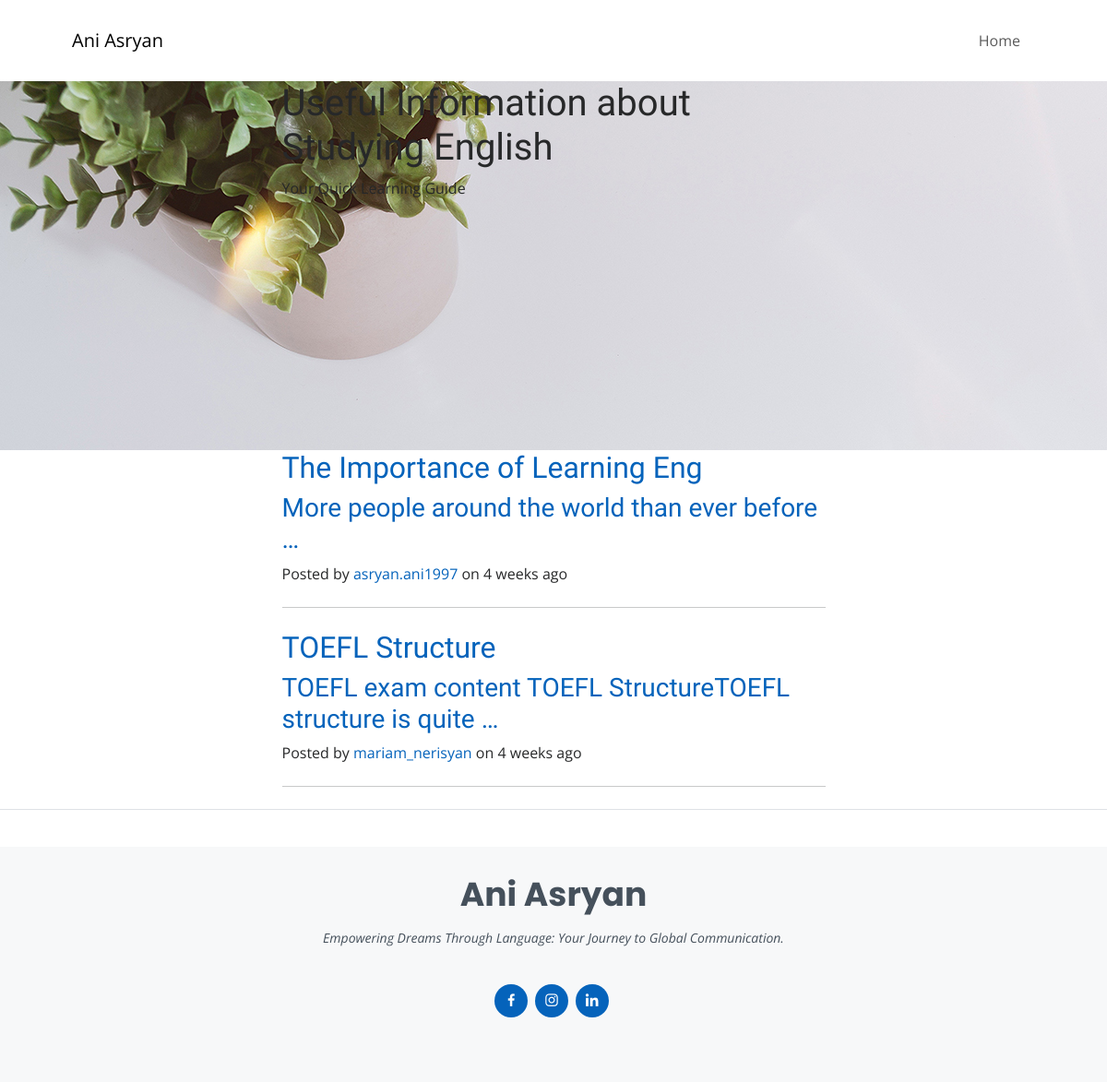
Screenshot of /blog/ with the database file from the repository.
### blog/models.py (models this page shows, shortened)
class Blog(models.Model):
    header = models.TextField(max_length=30)
    posted =models.DateTimeField()
    content = models.TextField()
    user= models.ForeignKey(User, on_delete=models.CASCADE)

### blog/views.py (the view)
# urls.py: path('blog/', blog, name="blog")
def blog(request):
    blogs = Blog.objects.all()
    return render(request, "blog.html", context= {"blogs":blogs})

### blog/templates/blog.html (shortened to what this page needs)
{% extends "base.html" %}
{% load static %}
{% load humanize %}
{% block bodycontent %}
  <header id="header" class="d-flex flex-column justify-content-center">
  </header>
<html lang="en">
    <head>
        <link href="css/styles.css" rel="stylesheet" />
    </head>
    <body>
        <nav class="navbar navbar-expand-lg navbar-light" id="mainNav">
            <div class="container px-4 px-lg-5">
                <a class="navbar-brand" href="{%url 'home' %}">Ani Asryan</a>
                <div class="collapse navbar-collapse" id="navbarResponsive">
                    <ul class="navbar-nav ms-auto py-4 py-lg-0">
                        <li class="nav-item"><a class="nav-link px-lg-3 py-3 py-lg-4" href="{%url 'home' %}">Home</a></li>
                    </ul>
                </div>
            </div>
        </nav>
        <header class="masthead" style="background-image: url('/static/assets/img/blog-bg.jpeg.jpg'); min-height: 400px;">
            <div class="container position-relative px-4 px-lg-5">
                <div class="row gx-4 gx-lg-5 justify-content-center">
                    <div class="col-md-10 col-lg-8 col-xl-7">
                        <div class="site-heading">
                            <h1>Useful Information about Studying English</h1>
                            <span class="subheading">Your Quick Learning Guide</span>
                        </div>
                    </div>
                </div>
            </div>
        </header>
        <div class="container px-4 px-lg-5">
            <div class="row gx-4 gx-lg-5 justify-content-center">
                <div class="col-md-10 col-lg-8 col-xl-7">
                    {%for blog in blogs%}
                    <div class="post-preview">
                        <a href="post.html">
                            <h2 class="post-title">{{blog.header}}</h2>
                            <h3 class="post-subtitle">{{blog.content|truncatewords:8}}</h3>
                        </a>
                        <p class="post-meta">
                            Posted by
                            <a href="#!">{{blog.user.username}}</a>
                            on {{blog.posted|timesince}} ago
                        </p>
                    </div>
                    <hr class="my-4" />
                    {% endfor %}
                </div>
            </div>
        </div>
        <footer class="border-top">
            <div class="container px-4 px-lg-5">
                <div class="row gx-4 gx-lg-5 justify-content-center">
                    <div class="col-md-10 col-lg-8 col-xl-7">
                        <ul class="list-inline text-center">
                        </ul>
                    </div>
                </div>
            </div>
        </footer>
    </body>
</html>
 <footer id="footer">
    <div class="container">
      <h3>Ani Asryan</h3>
      <p>Empowering Dreams Through Language: Your Journey to Global Communication.</p>
      <div class="social-links">
        <a href="https://www.facebook.com/ani.asryan.566" class="facebook" target="_blank"><i class="bx bxl-facebook"></i></a>
        <a href="https://www.instagram.com/asryan__ani/" class="instagram" target="_blank"><i class="bx bxl-instagram"></i></a>
        <a href="https://www.linkedin.com/in/aniasryan/" class="linkedin" target="_blank"><i class="bx bxl-linkedin"></i></a>
      </div>
    </div>
  </footer>
</body>
</html>
{% endblock %}

### resume/static/assets/css/style.css (style rules this page uses)
body { font-family: "Open Sans", sans-serif; color: #272829; }
a { color: #0563bb; text-decoration: none; }
h1, h2, h3, h4, h5, h6 { font-family: "Raleway", sans-serif; }
#header { position: fixed; top: 0; left: 0; bottom: 0; z-index: 9997; transition: all 0.5s; padding: 15px; overflow-y: auto; }
#footer { background: #f7f8f9; color: #45505b; font-size: 14px; text-align: center; padding: 30px 0; }
#footer h3 { font-size: 36px; font-weight: 700; position: relative; font-family: "Poppins", sans-serif; padding: 0; margin: 0 0 15px 0; }
#footer p { font-size: 15; font-style: italic; padding: 0; margin: 0 0 40px 0; }
#footer .social-links { margin: 0 0 40px 0; }
#footer .social-links a { font-size: 18px; display: inline-block; background: #0563bb; color: #fff; line-height: 1; padding: 8px 0; margin-right: 4px; border-radius: 50%; text-align: center; width: 36px; height: 36px; transition: 0.3s; }

### rows the page displays
Blog: header "The Importance of Learning Eng", content "More people around the world than ever before …", user.username "asryan.ani1997", posted "4 weeks"
Blog: header "TOEFL Structure", content "TOEFL exam content TOEFL StructureTOEFL structure is quite …", user.username "mariam_nerisyan", posted "4 weeks"
